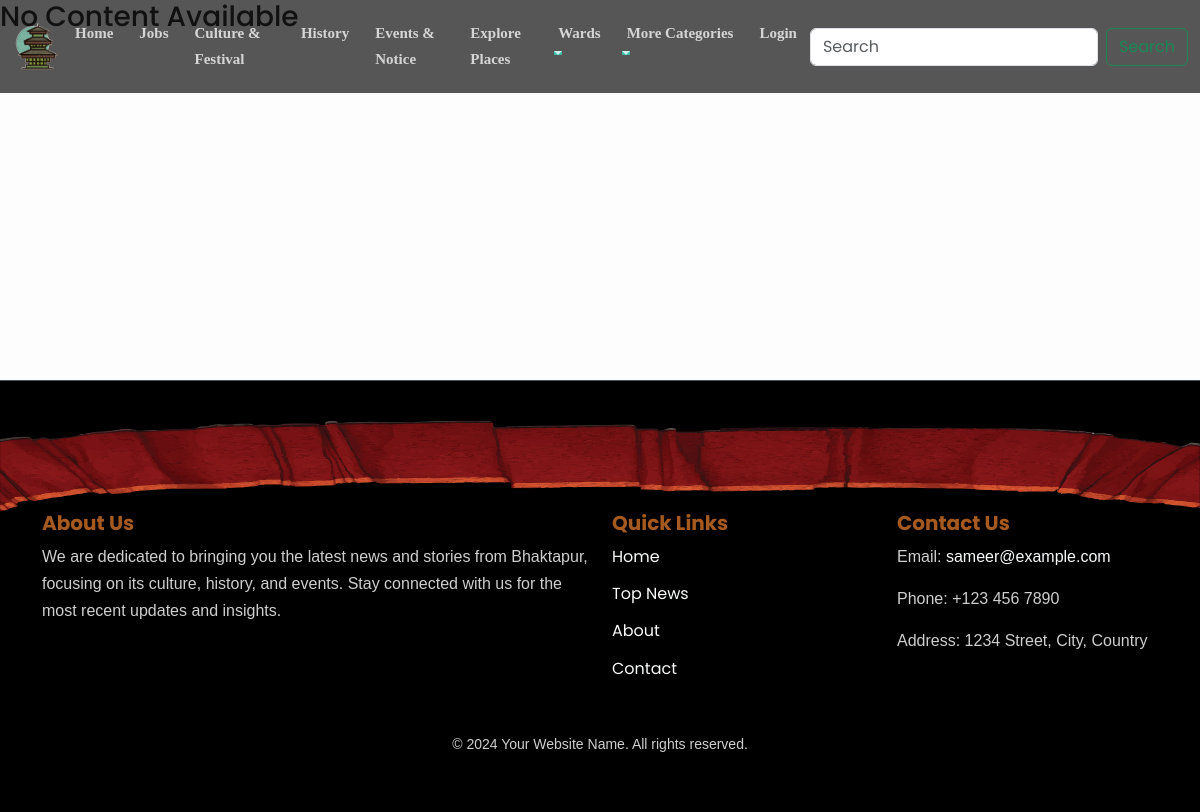
Page /ward/ward3/ on the earlier database version.
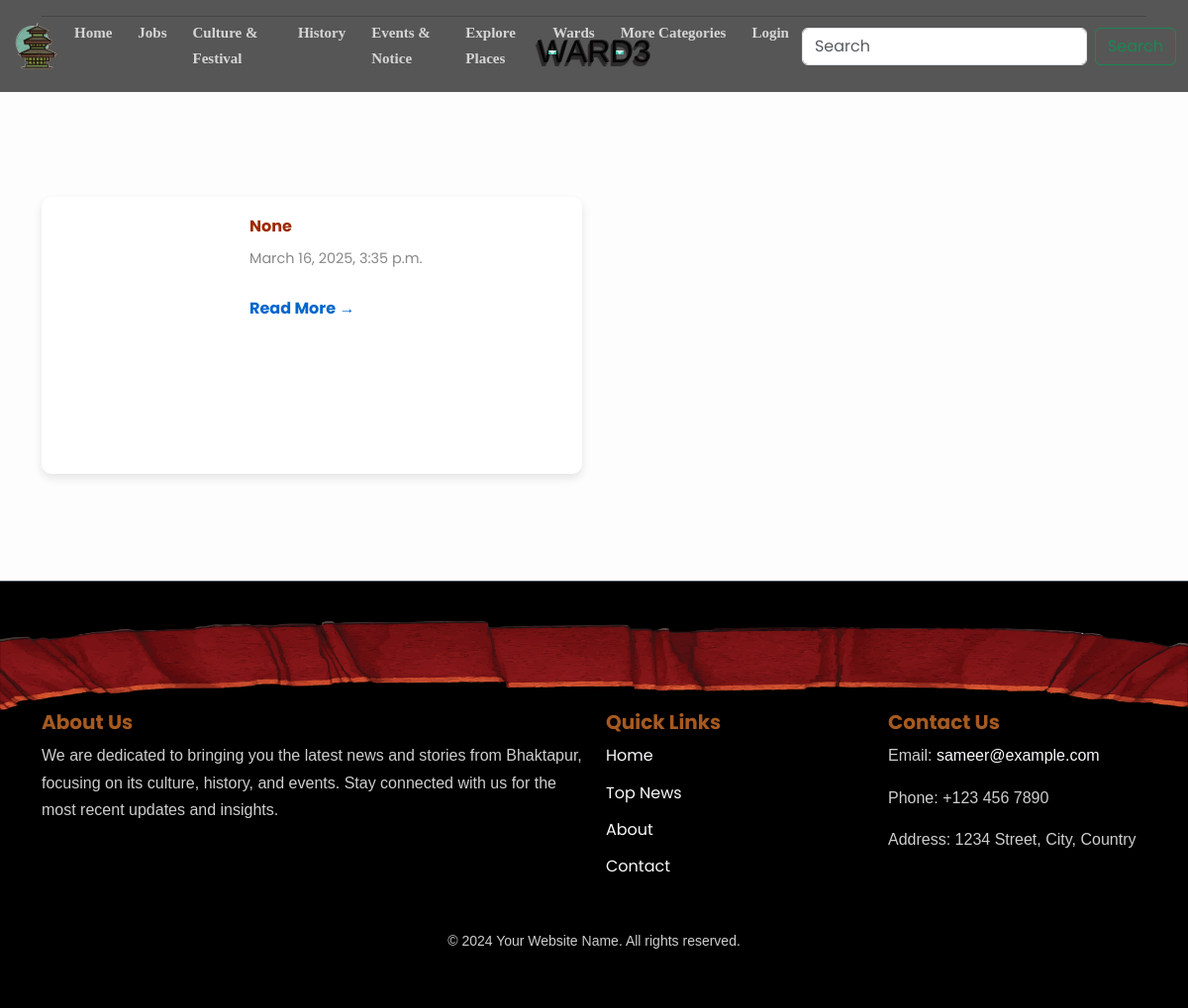
Same page on the later database version.
### user/models.py (models this page shows)
class MyUser(AbstractUser):
    ROLE_CHOICES = [
        ('ward_officer', 'ward officer'),
    ]
    role = models.CharField(max_length=20, choices=ROLE_CHOICES)
    ward = models.IntegerField(null=True, blank=True,unique=True)  # Removed unique=True
    groups = models.ManyToManyField(Group, related_name='myuser_groups', blank=True)
    user_permissions = models.ManyToManyField(Permission, related_name='myuser_permissions', blank=True)

### ward/models.py (models this page shows, shortened)
class Ward(models.Model):
    name = models.ForeignKey(
        MyUser,
        on_delete=models.CASCADE,
        related_name='wards'
    )
    category = models.ForeignKey(
        Category,
        on_delete=models.CASCADE,
        limit_choices_to={'name__in': ['Events & Notice']},
        null=True
    )
    title = models.CharField(max_length=100,null=True,blank=True)
    body = models.TextField(null=True, blank=True)
    slug = AutoSlugField(populate_from='title', unique=True, max_length=50,null=True,blank=True)
    image = models.ImageField(upload_to='ward/', blank=True, null=True)
    date_created = models.DateTimeField(default=timezone.now)

### ward/views.py (the view)
# urls.py: path('<name>/',views.getOneWardDetails,name="ward_singlePage_data"),
def getOneWardDetails(request, name):
    user=MyUser.objects.get(username=name)
    ward = Ward.objects.filter(name=user).order_by('-date_created')
    return render(request, 'ward/ward.html', {'ward_data': ward, 'ward_no': name})

### mynews/context_processors.py (called while the page is built)
def categories(request):
    categories = Category.objects.all()
    return {'categories': categories}

def wards(request):
    wards = Ward.objects.all()
    return {'wards': wards}

### templates/ward/ward.html (shortened to what this page needs)
{% include "components/navbar.html" %}
{% if ward_data %}
<div class="container category-section">
    <hr>
    <h2 class="section-title text-center">{{ward_no}}</h2>
    <div class="row">
        {% for item in ward_data %}
        <div class="col-md-6 my-2 news-card">
            <div class="card horizontal-card">
                <div class="row no-gutters">
                    <div class="col-md-4">
                    </div>
                    <div class="col-md-8 ">
                        <div class="card-body">
                            <h5 class="card-title"><a href="/details/{{item.id}}">{{ item.title }}</a></h5>
                            <p class="card-date">{{ item.date_created }}</p>
                            <a href="/details/{{item.id}}" class="btn-read-more">Read More <span>&#x2192;</span></a>
                        </div>
                    </div>
                </div>
            </div>
        </div>
        {% endfor %}
    </div>
</div>
{%else%}
<h3 style="height: 300px;">No Content Available</h3>
{% endif %}
{% include "components/footer.html" %}

Differences in the rows shown:
now on this page (row unchanged): MyUser: username "WARD3"
added Ward: title "None", date_created "March 16, 2025, 3:35 p.m."
